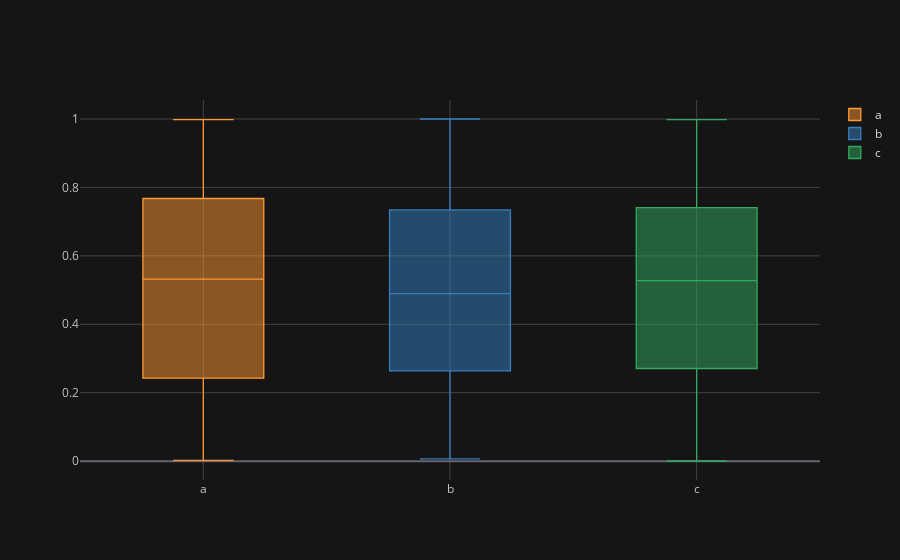

This figure's notebook cell:
### Code cell
df.iplot(kind = 'box')

### Figure 1 — Plotly figure (JSON) as saved in the notebook; plotly's stock layout.template omitted (floating-point values rounded to 4 significant figures; data arrays with more than 128 entries replaced by an {"elided": "..."} marker saying what was removed)
{"data": [{"boxpoints": false, "line": {"width": 1.3}, "marker": {"color": "rgba(255, 153, 51, 1.0)"}, "name": "a", "orientation": "v", "type": "box", "y": {"elided": "300 float values"}}, {"boxpoints": false, "line": {"width": 1.3}, "marker": {"color": "rgba(55, 128, 191, 1.0)"}, "name": "b", "orientation": "v", "type": "box", "y": {"elided": "300 float values"}}, {"boxpoints": false, "line": {"width": 1.3}, "marker": {"color": "rgba(50, 171, 96, 1.0)"}, "name": "c", "orientation": "v", "type": "box", "y": {"elided": "300 float values"}}], "layout": {"autosize": true, "legend": {"bgcolor": "#151516", "font": {"color": "#D9D9D9"}}, "paper_bgcolor": "#151516", "plot_bgcolor": "#151516", "title": {"font": {"color": "#D9D9D9"}}, "xaxis": {"autorange": true, "gridcolor": "#434343", "range": [-0.5, 2.5], "showgrid": true, "tickfont": {"color": "#C2C2C2"}, "title": {"font": {"color": "#D9D9D9"}, "text": ""}, "type": "category", "zerolinecolor": "#666570"}, "yaxis": {"autorange": true, "gridcolor": "#434343", "range": [-0.05511, 1.056], "showgrid": true, "tickfont": {"color": "#C2C2C2"}, "title": {"font": {"color": "#D9D9D9"}, "text": ""}, "type": "linear", "zerolinecolor": "#666570"}}}
